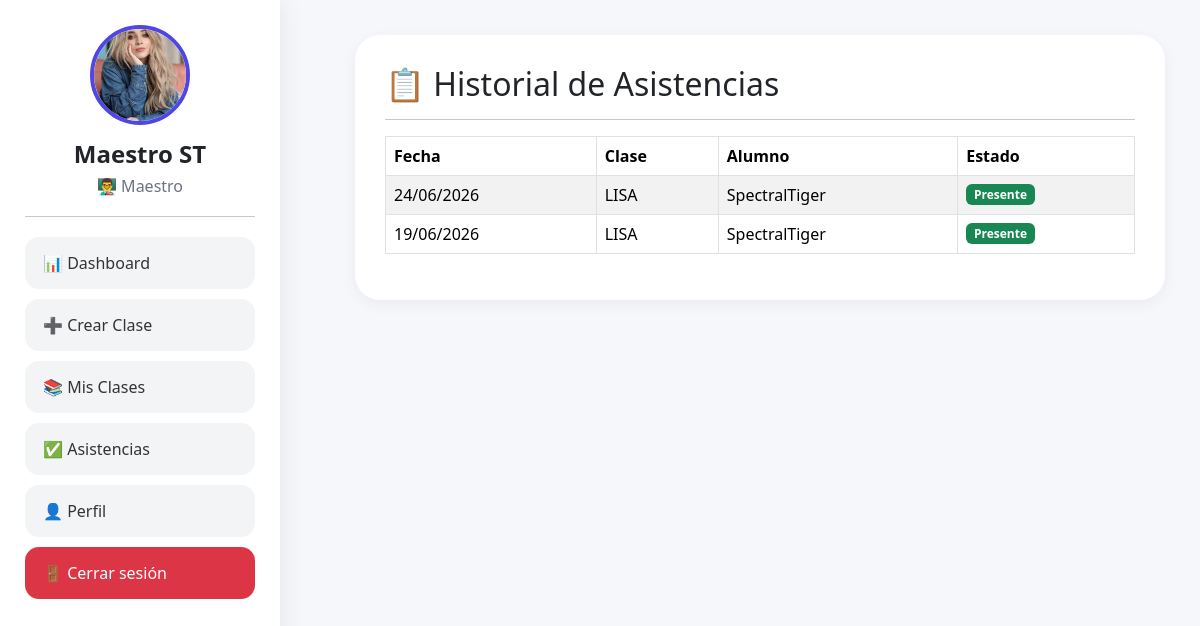
Screenshot of /profesor/asistencias/historial.php (signed in) with the database file from the repository.
### tables this page shows
CREATE TABLE `usuarios` (
  `id` int(11) NOT NULL,
  `nombre` varchar(100) DEFAULT NULL,
  `correo` varchar(100) DEFAULT NULL,
  `password` varchar(255) DEFAULT NULL,
  `rol` enum('alumno','maestro') DEFAULT 'alumno',
  `xp` int(11) DEFAULT 0,
  `nivel` int(11) DEFAULT 1,
  `foto` varchar(255) DEFAULT NULL,
  `semestre` varchar(20) DEFAULT NULL,
  `grupo` varchar(20) DEFAULT NULL
);

CREATE TABLE `asistencias` (
  `id` int(11) NOT NULL,
  `alumno_id` int(11) DEFAULT NULL,
  `clase_id` int(11) DEFAULT NULL,
  `asistencia` tinyint(1) DEFAULT NULL,
  `fecha` date DEFAULT NULL
);

CREATE TABLE `clases` (
  `id` int(11) NOT NULL,
  `nombre` varchar(100) DEFAULT NULL,
  `codigo` varchar(20) DEFAULT NULL,
  `maestro_id` int(11) DEFAULT NULL,
  `portada` varchar(255) DEFAULT NULL,
  `color` varchar(20) DEFAULT NULL,
  `imagen` varchar(255) DEFAULT NULL,
  `descripcion` text DEFAULT NULL
);

### profesor/asistencias/historial.php (the view, shortened to what this page needs)
<?php
include '../../includes/conexion.php';
include '../../includes/sidebar_maestro.php';
$id_maestro = $_SESSION['id'];
$id_clase = isset($_GET['id'])
    ? intval($_GET['id'])
    : 0;
if ($id_clase > 0) {
    $where =
        "AND c.id = $id_clase";
} else {
    $where = "";
}
$historial = mysqli_query(
    $conexion,
    "SELECT
    a.*,
    u.nombre,
    c.nombre AS clase
    FROM asistencias a
    INNER JOIN usuarios u
    ON a.alumno_id = u.id
    INNER JOIN clases c
    ON a.clase_id = c.id
    WHERE c.maestro_id = $id_maestro
    $where
    ORDER BY a.fecha DESC,
    c.nombre,
    u.nombre"
);
?>
<!DOCTYPE html>
<html lang="es">
<head>
    <link href="https://cdn.jsdelivr.net/npm/bootstrap@5.3.7/dist/css/bootstrap.min.css" rel="stylesheet">
</head>
<body>
    <div class="content">
        <div class="card-main">
            <h2>
                📋 Historial de Asistencias
            </h2>
            <hr>
            <table class="table table-bordered table-striped">
                <thead>
                    <tr>
                        <th>Fecha</th>
                        <th>Clase</th>
                        <th>Alumno</th>
                        <th>Estado</th>
                    </tr>
                </thead>
                <tbody>
                    <?php while ($h = mysqli_fetch_assoc($historial)): ?>
                        <tr>
                            <td>
                                <?= date(
                                    'd/m/Y',
                                    strtotime($h['fecha'])
                                ) ?>
                            </td>
                            <td>
                                <?= htmlspecialchars($h['clase']) ?>
                            </td>
                            <td>
                                <?= htmlspecialchars($h['nombre']) ?>
                            </td>
                            <td>
                                <?php if ($h['asistencia']): ?>
                                    <span class="badge bg-success">
                                        Presente
                                    </span>
                                <?php else: ?>
                                    <span class="badge bg-danger">
                                        Ausente
                                    </span>
                                <?php endif; ?>
                            </td>
                        </tr>
                    <?php endwhile; ?>
                </tbody>
            </table>
        </div>
    </div>
</body>
</html>

### includes/sidebar_maestro.php (shortened to what this page needs)
<?php
include_once __DIR__.'/conexion.php';
$id_usuario = $_SESSION['id'];
$usuario = mysqli_fetch_assoc(
    mysqli_query(
        $conexion,
        "SELECT *
         FROM usuarios
         WHERE id=$id_usuario"
    )
);
$protocolo = isset($_SERVER['HTTPS']) ? 'https' : 'http';
$rutaBase =
$protocolo .
'://' .
$_SERVER['HTTP_HOST'] .
'/';
?>
<div class="sidebar">
    <img
    class="foto-perfil"
    src="<?= !empty($usuario['foto'])
? $rutaBase.'../profesor/uploads/perfil/'.$usuario['foto']
: 'https://ui-avatars.com/api/?name='.urlencode($usuario['nombre']).'&background=4f46e5&color=ffffff'
?>"
    alt="Perfil">
    <h4>
        <?= htmlspecialchars($usuario['nombre']) ?>
    </h4>
    <h6>
        👨‍🏫 Maestro
    </h6>
    <hr>
  <a href="<?= $rutaBase ?>/profesor/dashboard.php" class="btn-menu">
    📊 Dashboard
</a>
<a href="<?= $rutaBase ?>/profesor/clases/crear.php" class="btn-menu">
    ➕ Crear Clase
</a>
<a href="<?= $rutaBase ?>/profesor/clases/ver.php" class="btn-menu">
    📚 Mis Clases
</a>
<a href="<?= $rutaBase ?>/profesor/asistencias/historial.php" class="btn-menu">
    ✅ Asistencias
</a>
<a href="<?= $rutaBase ?>/profesor/perfil.php" class="btn-menu">
    👤 Perfil
</a>
<a href="<?= $rutaBase ?>/auth/logout.php" class="btn-menu btn-danger-menu">
    🚪 Cerrar sesión
</a>
</div>

### includes/sidebar_maestro.php (style rules this page uses)
.sidebar { position:fixed; top:0; left:0; width:280px; height:100vh; background:white; padding:25px; overflow-y:auto; box-shadow: 0 0 25px rgba(0,0,0,.08); z-index:1000; }
.foto-perfil { width:100px; height:100px; border-radius:50%; object-fit:cover; border:4px solid #4f46e5; display:block; margin:auto; }
.sidebar h4 { text-align:center; margin-top:15px; font-weight:700; }
.sidebar h6 { text-align:center; color:#6b7280; }
.btn-menu { display:block; width:100%; padding:14px 18px; margin-bottom:10px; border-radius:14px; text-decoration:none; color:#333; background:#f3f4f6; transition:.3s; }
.btn-danger-menu { background:#dc3545; color:white !important; }
.sidebar hr { margin:20px 0; }

### profesor/asistencias/historial.php (style rules this page uses)
body { background: #f5f7fb; }
.content { margin-left: 320px; padding: 35px; }
.card-main { background: white; border-radius: 25px; padding: 30px; box-shadow: 0 4px 15px rgba(0, 0, 0, .05); }

### rows the page displays
usuarios: foto (picture), nombre "Maestro ST"
asistencias: fecha "24/06/2026", clase.nombre "LISA", usuarios.nombre "SpectralTiger", asistencia "Presente"
asistencias: fecha "19/06/2026", clase.nombre "LISA", usuarios.nombre "SpectralTiger", asistencia "Presente"
